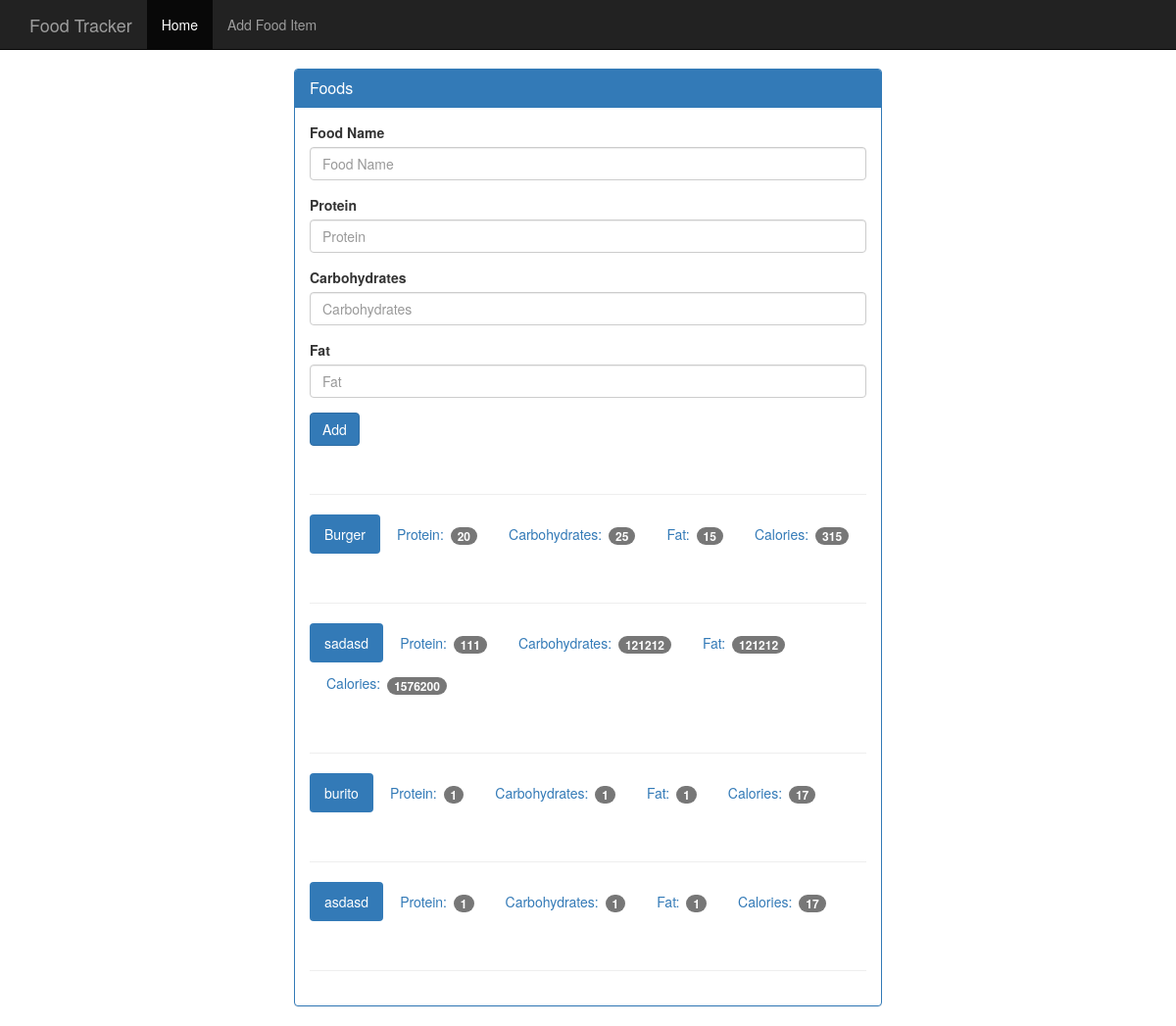
The page /foods on the database its author committed.
### tables this page shows
CREATE TABLE foods (
        id integer primary key autoincrement,
        name text not null,proteins integer not null,
        carbs integer not null,fats integer not null,
        calories integer not null
    );

### app.py (the view, shortened to what this page needs)
@app.route('/foods', methods=['POST', 'GET'])
def food():
    db = database.get_db()
    cur = db.execute('select * from foods')
    foods_list = cur.fetchall()
    return render_template('pages/add_food.html', head_title='Add Food', foods_list=foods_list)

### database.py (called while the page is built)
def connect_db():
    conn = sqlite3.connect(settings.SQLITE_DB_PATH)
    conn.row_factory = sqlite3.Row
    return conn

def get_db():
    if not hasattr(g, 'sqlite_db'):
        g.sqlite_db = connect_db()
    return g.sqlite_db

### templates/pages/add_food.html
{% extends 'base.html' %}
{% block content %}
<div class="container theme-showcase col-sm-6 col-sm-offset-3" role="main">
    <div class="row">
        <div>
            <div class="panel panel-primary">
                <div class="panel-heading">
                    <h3 class="panel-title">Foods</h3>
                </div>
                <div class="panel-body">
                    {% include 'forms/food_form.html' %}
                    <div class="page-header"></div>
                    {% for food in foods_list %}
                        <ul class="nav nav-pills" role="tablist">
                            <li class="active"><a>{{ food.name }}</a></li>
                            <li><a>Protein: <span class="badge">{{ food.proteins }}</span></a></li>
                            <li><a>Carbohydrates: <span class="badge">{{ food.carbs }}</span></a></li>
                            <li><a>Fat: <span class="badge">{{ food.fats }}</span></a></li>
                            <li><a>Calories: <span class="badge">{{ food.calories }}</span></a></li>
                        </ul>
                        <div class="page-header"></div>
                    {% endfor %}
                </div>
            </div>
        </div>
    </div>
</div>
{% endblock %}

### templates/base.html
<!DOCTYPE html>
<html lang="en">
    {% include('elements/head.html') %}
    <body>
        {% include('elements/nav_bar.html') %}
        {% block content %}{% endblock %}
    </body>
</html>

### templates/elements/head.html (shortened to what this page needs)
<head>
    <link href="{{ url_for('static', filename='bootstrap.min.css') }}" rel="stylesheet">
    <link href="{{ url_for('static', filename='theme.css') }}" rel="stylesheet">
</head>

### templates/elements/nav_bar.html
<nav class="navbar navbar-inverse navbar-fixed-top">
    <div class="container">
        <div class="navbar-header">
            <a class="navbar-brand" href="{{ url_for('home') }}">Food Tracker</a>
        </div>
        <div class="navbar-collapse collapse" id="navbar">
            <ul class="nav navbar-nav">
                <li class="active"><a href="{{ url_for('home') }}">Home</a></li>
                <li><a href="{{ url_for('food') }}">Add Food Item</a></li>
            </ul>
        </div>
    </div>
</nav>

### templates/forms/food_form.html
<form action="{{ url_for('food') }}" method="POST" enctype="multipart/form-data">
    <div class="form-group">
        <label for="food-name">Food Name</label>
        <input class="form-control" id="food-name" placeholder="Food Name" type="text" name="name">
    </div>
    <div class="form-group">
        <label for="protein">Protein</label>
        <input class="form-control" id="protein" placeholder="Protein" type="number" name="proteins">
    </div>
    <div class="form-group">
        <label for="carbohydrates">Carbohydrates</label>
        <input class="form-control" id="carbohydrates" placeholder="Carbohydrates" type="number" name="carbs">
    </div>
    <div class="form-group">
        <label for="fat">Fat</label>
        <input class="form-control" id="fat" placeholder="Fat" type="number" name="fats">
    </div>
    <button class="btn btn-primary" type="submit">Add</button>
</form>

### static/theme.css (style rules this page uses)
body { padding-top: 70px; padding-bottom: 30px; }

### rows shown on the page
foods: name "Burger", proteins "20", carbs "25", fats "15", calories "315"
foods: name "sadasd", proteins "111", carbs "121212", fats "121212", calories "1576200"
foods: name "burito", proteins "1", carbs "1", fats "1", calories "17"
foods: name "asdasd", proteins "1", carbs "1", fats "1", calories "17"
